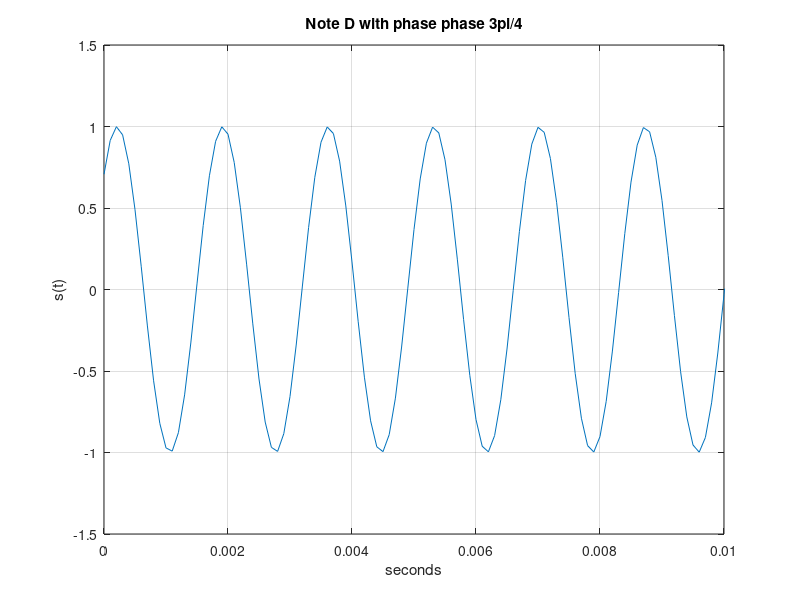

This figure's MATLAB source:
%%%%%%%%%%%%%%%%%%%%%%%%%%%%%%
t= 0:0.0001:3;
Phase = pi/4;
s = sin(2*pi*587*t + Phase);
plot(t,s);
grid on;
xlabel('seconds');
ylabel('s(t)');
title('Note D with phase phase 3pi/4');
xlim([0 0.01]);
ylim([-1.5 1.5]);
soundsc(s);
%%%%%%%%%%%%%%%%%%%%%%%%%%%%%%